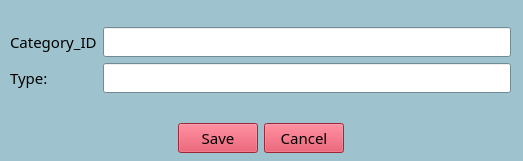
<?xml version="1.0" encoding="UTF-8"?>
<ui version="4.0">
 <class>MainWindow</class>
 <widget class="QMainWindow" name="MainWindow">
  <property name="geometry">
   <rect>
    <x>0</x>
    <y>0</y>
    <width>523</width>
    <height>161</height>
   </rect>
  </property>
  <property name="palette">
   <palette>
    <active>
     <colorrole role="WindowText">
      <brush brushstyle="SolidPattern">
       <color alpha="255">
        <red>0</red>
        <green>0</green>
        <blue>0</blue>
       </color>
      </brush>
     </colorrole>
     <colorrole role="Button">
      <brush brushstyle="SolidPattern">
       <color alpha="255">
        <red>158</red>
        <green>195</green>
        <blue>206</blue>
       </color>
      </brush>
     </colorrole>
     <colorrole role="Light">
      <brush brushstyle="SolidPattern">
       <color alpha="255">
        <red>250</red>
        <green>254</green>
        <blue>255</blue>
       </color>
      </brush>
     </colorrole>
     <colorrole role="Midlight">
      <brush brushstyle="SolidPattern">
       <color alpha="255">
        <red>204</red>
        <green>224</green>
        <blue>230</blue>
       </color>
      </brush>
     </colorrole>
     <colorrole role="Dark">
      <brush brushstyle="SolidPattern">
       <color alpha="255">
        <red>79</red>
        <green>98</green>
        <blue>103</blue>
       </color>
      </brush>
     </colorrole>
     <colorrole role="Mid">
      <brush brushstyle="SolidPattern">
       <color alpha="255">
        <red>105</red>
        <green>130</green>
        <blue>137</blue>
       </color>
      </brush>
     </colorrole>
     <colorrole role="Text">
      <brush brushstyle="SolidPattern">
       <color alpha="255">
        <red>0</red>
        <green>0</green>
        <blue>0</blue>
       </color>
      </brush>
     </colorrole>
     <colorrole role="BrightText">
      <brush brushstyle="SolidPattern">
       <color alpha="255">
        <red>255</red>
        <green>255</green>
        <blue>255</blue>
       </color>
      </brush>
     </colorrole>
     <colorrole role="ButtonText">
      <brush brushstyle="SolidPattern">
       <color alpha="255">
        <red>0</red>
        <green>0</green>
        <blue>0</blue>
       </color>
      </brush>
     </colorrole>
     <colorrole role="Base">
      <brush brushstyle="SolidPattern">
       <color alpha="255">
        <red>255</red>
        <green>255</green>
        <blue>255</blue>
       </color>
      </brush>
     </colorrole>
     <colorrole role="Window">
      <brush brushstyle="SolidPattern">
       <color alpha="255">
        <red>158</red>
        <green>195</green>
        <blue>206</blue>
       </color>
      </brush>
     </colorrole>
     <colorrole role="Shadow">
      <brush brushstyle="SolidPattern">
       <color alpha="255">
        <red>0</red>
        <green>0</green>
        <blue>0</blue>
       </color>
      </brush>
     </colorrole>
     <colorrole role="AlternateBase">
      <brush brushstyle="SolidPattern">
       <color alpha="255">
        <red>206</red>
        <green>225</green>
        <blue>230</blue>
       </color>
      </brush>
     </colorrole>
     <colorrole role="ToolTipBase">
      <brush brushstyle="SolidPattern">
       <color alpha="255">
        <red>255</red>
        <green>255</green>
        <blue>220</blue>
       </color>
      </brush>
     </colorrole>
     <colorrole role="ToolTipText">
      <brush brushstyle="SolidPattern">
       <color alpha="255">
        <red>0</red>
        <green>0</green>
        <blue>0</blue>
       </color>
      </brush>
     </colorrole>
     <colorrole role="PlaceholderText">
      <brush brushstyle="SolidPattern">
       <color alpha="128">
        <red>0</red>
        <green>0</green>
        <blue>0</blue>
       </color>
      </brush>
     </colorrole>
    </active>
    <inactive>
     <colorrole role="WindowText">
      <brush brushstyle="SolidPattern">
       <color alpha="255">
        <red>0</red>
        <green>0</green>
        <blue>0</blue>
       </color>
      </brush>
     </colorrole>
     <colorrole role="Button">
      <brush brushstyle="SolidPattern">
       <color alpha="255">
        <red>158</red>
        <green>195</green>
        <blue>206</blue>
       </color>
      </brush>
     </colorrole>
     <colorrole role="Light">
      <brush brushstyle="SolidPattern">
       <color alpha="255">
        <red>250</red>
        <green>254</green>
        <blue>255</blue>
       </color>
      </brush>
     </colorrole>
     <colorrole role="Midlight">
      <brush brushstyle="SolidPattern">
       <color alpha="255">
        <red>204</red>
        <green>224</green>
        <blue>230</blue>
       </color>
      </brush>
     </colorrole>
     <colorrole role="Dark">
      <brush brushstyle="SolidPattern">
       <color alpha="255">
        <red>79</red>
        <green>98</green>
        <blue>103</blue>
       </color>
      </brush>
     </colorrole>
     <colorrole role="Mid">
      <brush brushstyle="SolidPattern">
       <color alpha="255">
        <red>105</red>
        <green>130</green>
        <blue>137</blue>
       </color>
      </brush>
     </colorrole>
     <colorrole role="Text">
      <brush brushstyle="SolidPattern">
       <color alpha="255">
        <red>0</red>
        <green>0</green>
        <blue>0</blue>
       </color>
      </brush>
     </colorrole>
     <colorrole role="BrightText">
      <brush brushstyle="SolidPattern">
       <color alpha="255">
        <red>255</red>
        <green>255</green>
        <blue>255</blue>
       </color>
      </brush>
     </colorrole>
     <colorrole role="ButtonText">
      <brush brushstyle="SolidPattern">
       <color alpha="255">
        <red>0</red>
        <green>0</green>
        <blue>0</blue>
       </color>
      </brush>
     </colorrole>
     <colorrole role="Base">
      <brush brushstyle="SolidPattern">
       <color alpha="255">
        <red>255</red>
        <green>255</green>
        <blue>255</blue>
       </color>
      </brush>
     </colorrole>
     <colorrole role="Window">
      <brush brushstyle="SolidPattern">
       <color alpha="255">
        <red>158</red>
        <green>195</green>
        <blue>206</blue>
       </color>
      </brush>
     </colorrole>
     <colorrole role="Shadow">
      <brush brushstyle="SolidPattern">
       <color alpha="255">
        <red>0</red>
        <green>0</green>
        <blue>0</blue>
       </color>
      </brush>
     </colorrole>
     <colorrole role="AlternateBase">
      <brush brushstyle="SolidPattern">
       <color alpha="255">
        <red>206</red>
        <green>225</green>
        <blue>230</blue>
       </color>
      </brush>
     </colorrole>
     <colorrole role="ToolTipBase">
      <brush brushstyle="SolidPattern">
       <color alpha="255">
        <red>255</red>
        <green>255</green>
        <blue>220</blue>
       </color>
      </brush>
     </colorrole>
     <colorrole role="ToolTipText">
      <brush brushstyle="SolidPattern">
       <color alpha="255">
        <red>0</red>
        <green>0</green>
        <blue>0</blue>
       </color>
      </brush>
     </colorrole>
     <colorrole role="PlaceholderText">
      <brush brushstyle="SolidPattern">
       <color alpha="128">
        <red>0</red>
        <green>0</green>
        <blue>0</blue>
       </color>
      </brush>
     </colorrole>
    </inactive>
    <disabled>
     <colorrole role="WindowText">
      <brush brushstyle="SolidPattern">
       <color alpha="255">
        <red>79</red>
        <green>98</green>
        <blue>103</blue>
       </color>
      </brush>
     </colorrole>
     <colorrole role="Button">
      <brush brushstyle="SolidPattern">
       <color alpha="255">
        <red>158</red>
        <green>195</green>
        <blue>206</blue>
       </color>
      </brush>
     </colorrole>
     <colorrole role="Light">
      <brush brushstyle="SolidPattern">
       <color alpha="255">
        <red>250</red>
        <green>254</green>
        <blue>255</blue>
       </color>
      </brush>
     </colorrole>
     <colorrole role="Midlight">
      <brush brushstyle="SolidPattern">
       <color alpha="255">
        <red>204</red>
        <green>224</green>
        <blue>230</blue>
       </color>
      </brush>
     </colorrole>
     <colorrole role="Dark">
      <brush brushstyle="SolidPattern">
       <color alpha="255">
        <red>79</red>
        <green>98</green>
        <blue>103</blue>
       </color>
      </brush>
     </colorrole>
     <colorrole role="Mid">
      <brush brushstyle="SolidPattern">
       <color alpha="255">
        <red>105</red>
        <green>130</green>
        <blue>137</blue>
       </color>
      </brush>
     </colorrole>
     <colorrole role="Text">
      <brush brushstyle="SolidPattern">
       <color alpha="255">
        <red>79</red>
        <green>98</green>
        <blue>103</blue>
       </color>
      </brush>
     </colorrole>
     <colorrole role="BrightText">
      <brush brushstyle="SolidPattern">
       <color alpha="255">
        <red>255</red>
        <green>255</green>
        <blue>255</blue>
       </color>
      </brush>
     </colorrole>
     <colorrole role="ButtonText">
      <brush brushstyle="SolidPattern">
       <color alpha="255">
        <red>79</red>
        <green>98</green>
        <blue>103</blue>
       </color>
      </brush>
     </colorrole>
     <colorrole role="Base">
      <brush brushstyle="SolidPattern">
       <color alpha="255">
        <red>158</red>
        <green>195</green>
        <blue>206</blue>
       </color>
      </brush>
     </colorrole>
     <colorrole role="Window">
      <brush brushstyle="SolidPattern">
       <color alpha="255">
        <red>158</red>
        <green>195</green>
        <blue>206</blue>
       </color>
      </brush>
     </colorrole>
     <colorrole role="Shadow">
      <brush brushstyle="SolidPattern">
       <color alpha="255">
        <red>0</red>
        <green>0</green>
        <blue>0</blue>
       </color>
      </brush>
     </colorrole>
     <colorrole role="AlternateBase">
      <brush brushstyle="SolidPattern">
       <color alpha="255">
        <red>158</red>
        <green>195</green>
        <blue>206</blue>
       </color>
      </brush>
     </colorrole>
     <colorrole role="ToolTipBase">
      <brush brushstyle="SolidPattern">
       <color alpha="255">
        <red>255</red>
        <green>255</green>
        <blue>220</blue>
       </color>
      </brush>
     </colorrole>
     <colorrole role="ToolTipText">
      <brush brushstyle="SolidPattern">
       <color alpha="255">
        <red>0</red>
        <green>0</green>
        <blue>0</blue>
       </color>
      </brush>
     </colorrole>
     <colorrole role="PlaceholderText">
      <brush brushstyle="SolidPattern">
       <color alpha="128">
        <red>0</red>
        <green>0</green>
        <blue>0</blue>
       </color>
      </brush>
     </colorrole>
    </disabled>
   </palette>
  </property>
  <property name="font">
   <font>
    <family>Poppins</family>
    <pointsize>11</pointsize>
   </font>
  </property>
  <property name="cursor">
   <cursorShape>ArrowCursor</cursorShape>
  </property>
  <property name="windowTitle">
   <string>Insert Category</string>
  </property>
  <property name="windowIcon">
   <iconset>
    <normaloff>../logo.jpg</normaloff>../logo.jpg</iconset>
  </property>
  <property name="toolTip">
   <string notr="true"/>
  </property>
  <property name="statusTip">
   <string notr="true"/>
  </property>
  <property name="tabShape">
   <enum>QTabWidget::Rounded</enum>
  </property>
  <widget class="QWidget" name="centralwidget">
   <widget class="QWidget" name="layoutWidget">
    <property name="geometry">
     <rect>
      <x>10</x>
      <y>10</y>
      <width>501</width>
      <height>101</height>
     </rect>
    </property>
    <layout class="QVBoxLayout" name="verticalLayout_5">
     <item>
      <layout class="QHBoxLayout" name="horizontalLayout">
       <item>
        <layout class="QVBoxLayout" name="verticalLayout">
         <item>
          <widget class="QLabel" name="label_6">
           <property name="text">
            <string>Category_ID</string>
           </property>
          </widget>
         </item>
         <item>
          <widget class="QLabel" name="label_2">
           <property name="text">
            <string>Type:</string>
           </property>
          </widget>
         </item>
        </layout>
       </item>
       <item>
        <layout class="QVBoxLayout" name="verticalLayout_2">
         <item>
          <widget class="QLineEdit" name="txtCategoryID"/>
         </item>
         <item>
          <widget class="QLineEdit" name="txtType"/>
         </item>
        </layout>
       </item>
      </layout>
     </item>
    </layout>
   </widget>
   <widget class="QWidget" name="layoutWidget_2">
    <property name="geometry">
     <rect>
      <x>10</x>
      <y>120</y>
      <width>501</width>
      <height>36</height>
     </rect>
    </property>
    <layout class="QHBoxLayout" name="horizontalLayout_3">
     <item>
      <spacer name="horizontalSpacer">
       <property name="orientation">
        <enum>Qt::Horizontal</enum>
       </property>
       <property name="sizeHint" stdset="0">
        <size>
         <width>40</width>
         <height>20</height>
        </size>
       </property>
      </spacer>
     </item>
     <item>
      <widget class="QPushButton" name="btnSave">
       <property name="styleSheet">
        <string notr="true">background-color: rgb(219, 57, 81);</string>
       </property>
       <property name="text">
        <string>Save</string>
       </property>
      </widget>
     </item>
     <item>
      <widget class="QPushButton" name="btnCancel">
       <property name="styleSheet">
        <string notr="true">background-color: rgb(219, 57, 81);</string>
       </property>
       <property name="text">
        <string>Cancel</string>
       </property>
      </widget>
     </item>
     <item>
      <spacer name="horizontalSpacer_2">
       <property name="orientation">
        <enum>Qt::Horizontal</enum>
       </property>
       <property name="sizeHint" stdset="0">
        <size>
         <width>40</width>
         <height>20</height>
        </size>
       </property>
      </spacer>
     </item>
    </layout>
   </widget>
  </widget>
 </widget>
 <resources/>
 <connections/>
</ui>
